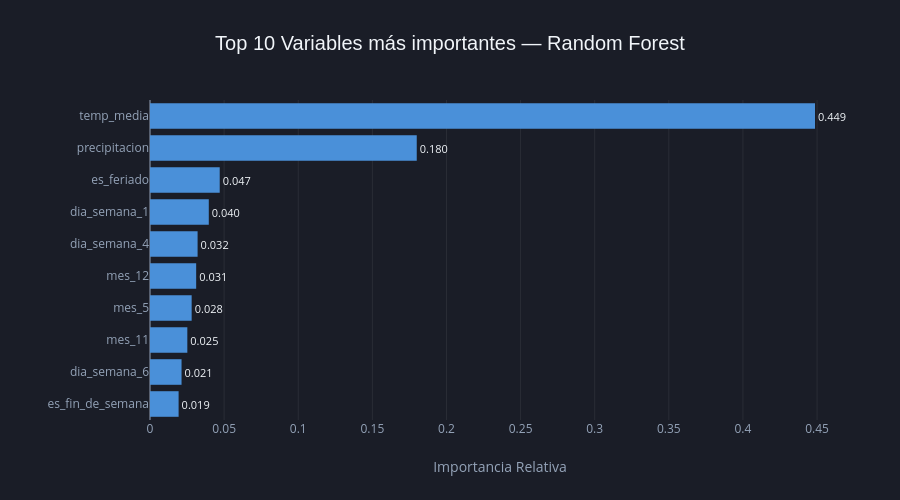

The notebook cell saved with this chart:
### Code cell
# ── Gráfico 3: Importancia de variables — Random Forest ───────────────────────

# 1. Recuperar los nombres de features tras el OneHotEncoder
ohe_feature_names = (
    pipeline_rf
    .named_steps['preprocesamiento']
    .named_transformers_['cat']
    .get_feature_names_out(cat_features)
    .tolist()
)
all_feature_names = num_features + ohe_feature_names + bin_features

# 2. Calcular las importancias y ordenar de menor a mayor
importancias = pd.Series(
    pipeline_rf.named_steps['modelo'].feature_importances_,
    index=all_feature_names
).sort_values(ascending=True)

# Tomamos las 10 más importantes
df_importancias = importancias.tail(10).reset_index()
df_importancias.columns = ['Variable', 'Importancia']

# 3. Creamos el gráfico de barras horizontales interactivo
fig_importancias = px.bar(
    df_importancias,
    x='Importancia',
    y='Variable',
    orientation='h',
    title='Top 10 Variables más importantes — Random Forest',
    labels={'Importancia': 'Importancia Relativa', 'Variable': ''},
    color_discrete_sequence=['#4A90D9'], # Azul vibrante para que destaque en fondo oscuro
    text_auto='.3f' 
)

# 4. DISEÑO UNIFICADO OSCURO
fig_importancias.update_layout(
    template=None,
    paper_bgcolor='#1A1D27', # Fondo tarjeta oscuro
    plot_bgcolor='#1A1D27',  # Fondo gráfico oscuro
    
    title_font_size=20,
    title_font_family='Arial',
    font_color='#F1F5F9',    # Letras claras
    
    height=500,
    width=900,
    showlegend=False, 
    margin=dict(l=150, r=50) # Mantenemos el margen vital para los nombres de las variables
)

# 5. Ajustes de legibilidad para ejes y grillas tenues
fig_importancias.update_xaxes(
    showgrid=True, 
    gridcolor='rgba(255,255,255,0.07)', 
    color='#94A3B8',
    tickfont=dict(color='#94A3B8')
)
fig_importancias.update_yaxes(
    showgrid=False, # Sin grilla horizontal para un diseño más limpio
    color='#94A3B8',
    tickfont=dict(size=12, color='#94A3B8')
)

# Posicionamos los números por fuera de la barra y forzamos su color claro
fig_importancias.update_traces(
    textposition='outside', 
    textfont=dict(size=11, color='#F1F5F9')
)

# Mostramos la visualización interactiva
fig_importancias.show()

### Figure 1 — Plotly figure (JSON) as saved in the notebook; plotly's stock layout.template omitted (floating-point values rounded to 4 significant figures)
{"data": [{"hovertemplate": "Importancia Relativa=%{x}<br>=%{y}<extra></extra>", "legendgroup": "", "marker": {"color": "#4A90D9", "pattern": {"shape": ""}}, "name": "", "orientation": "h", "showlegend": false, "textfont": {"color": "#F1F5F9", "size": 11}, "textposition": "outside", "texttemplate": "%{x:.3f}", "type": "bar", "x": [0.0193, 0.02129, 0.02518, 0.0281, 0.03115, 0.03211, 0.03966, 0.04703, 0.1799, 0.4486], "xaxis": "x", "y": ["es_fin_de_semana", "dia_semana_6", "mes_11", "mes_5", "mes_12", "dia_semana_4", "dia_semana_1", "es_feriado", "precipitacion", "temp_media"], "yaxis": "y"}], "layout": {"barmode": "relative", "font": {"color": "#F1F5F9"}, "height": 500, "legend": {"tracegroupgap": 0}, "margin": {"l": 150, "r": 50}, "paper_bgcolor": "#1A1D27", "plot_bgcolor": "#1A1D27", "showlegend": false, "title": {"font": {"family": "Arial", "size": 20}, "text": "Top 10 Variables más importantes — Random Forest"}, "width": 900, "xaxis": {"anchor": "y", "color": "#94A3B8", "domain": [0, 1], "gridcolor": "rgba(255,255,255,0.07)", "showgrid": true, "tickfont": {"color": "#94A3B8"}, "title": {"text": "Importancia Relativa"}}, "yaxis": {"anchor": "x", "color": "#94A3B8", "domain": [0, 1], "showgrid": false, "tickfont": {"color": "#94A3B8", "size": 12}, "title": {"text": ""}}}}
